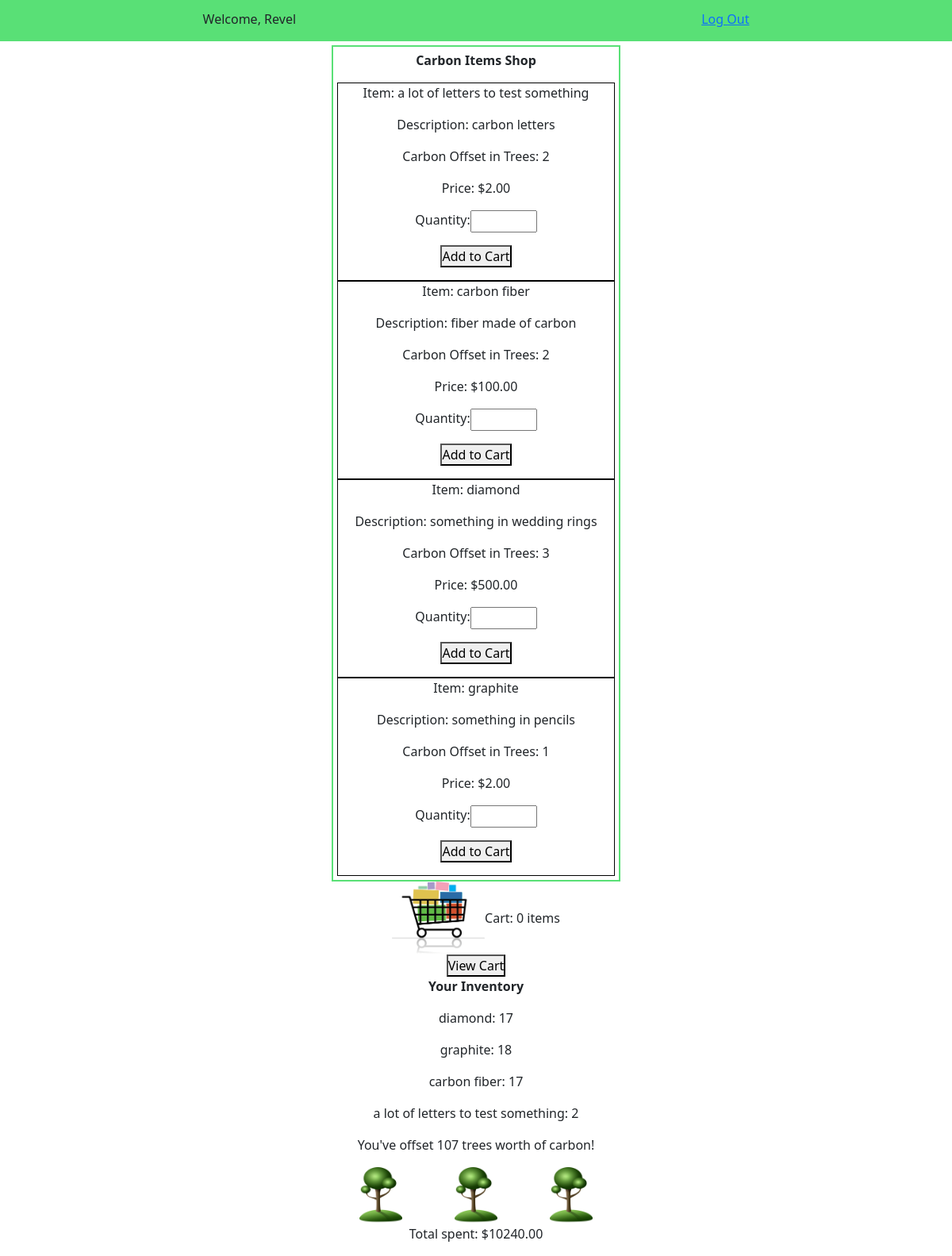
The app's page /marketplace/ (signed in), older data.
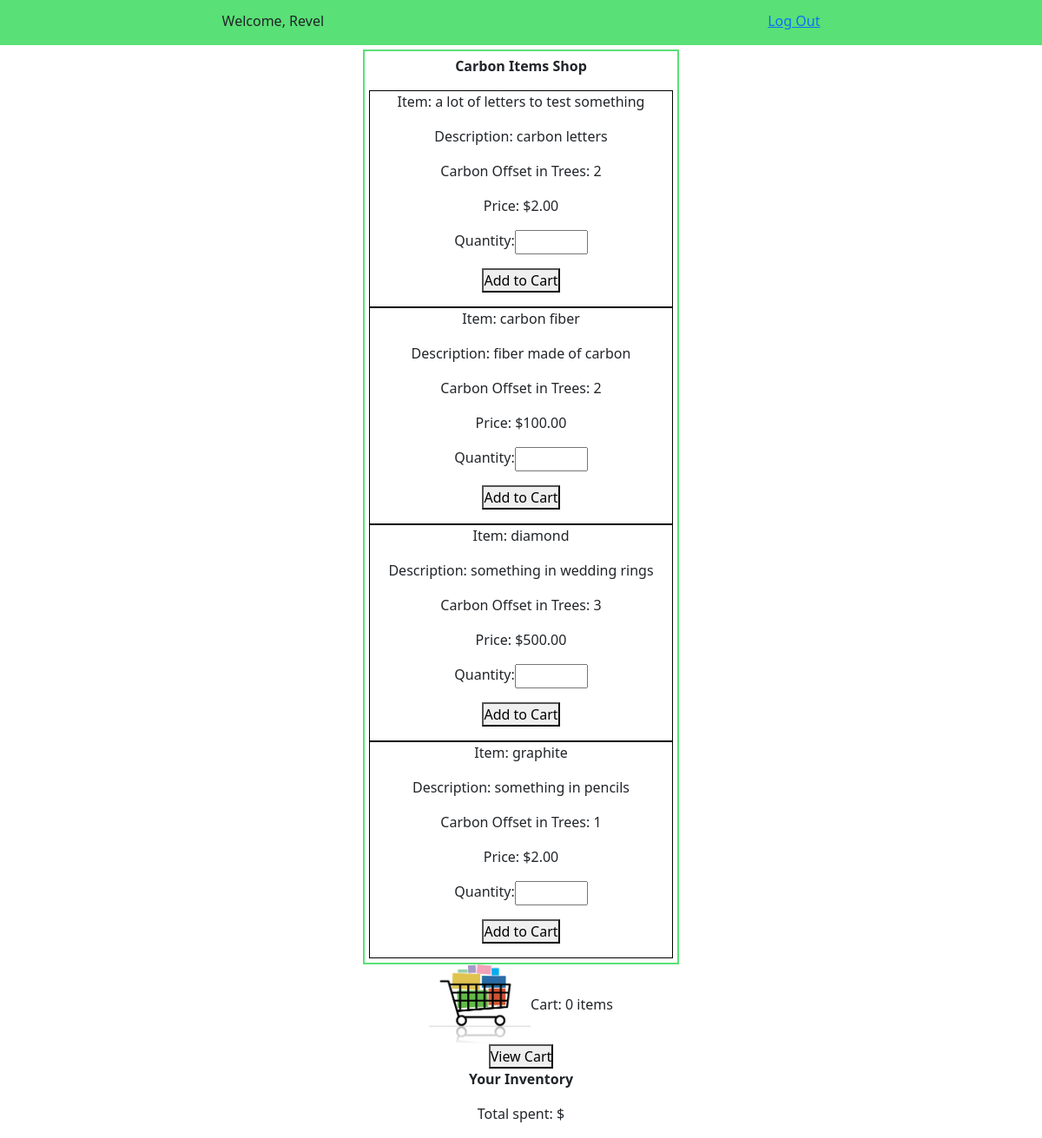
The same page, newer data.
### login_app/models.py (models this page shows, shortened)
class User(models.Model):
    first_name = models.CharField(max_length=255)
    last_name = models.CharField(max_length=255)
    email = models.EmailField(max_length=254)
    password = models.CharField(max_length=255)
    created_at = models.DateTimeField(auto_now_add=True)
    updated_at = models.DateTimeField(auto_now=True)
    objects = UserManager()

### marketplace/models.py (models this page shows, shortened)
class Item(models.Model):
    name = models.CharField(max_length=100)
    description = models.TextField()
    carbon_offset_in_trees = models.IntegerField()
    cost = models.DecimalField(max_digits=5, decimal_places=2)
    purchases = models.ManyToManyField('login_app.User', through="User_Item_Count")
    carts = models.ManyToManyField(Cart, through="Cart_Item_Count")
    created_at = models.DateTimeField(auto_now_add=True)
    updated_at = models.DateTimeField(auto_now=True)
    objects = ItemManager()

class User_Item_Count(models.Model):
    user = models.ForeignKey('login_app.User', on_delete=models.CASCADE)
    item = models.ForeignKey(Item, on_delete=models.CASCADE)
    orders = models.IntegerField()
    created_at = models.DateTimeField(auto_now_add=True)
    updated_at = models.DateTimeField(auto_now=True)

### login_app/views.py (the view, shortened to what this page needs)
# urls.py: path('', include('marketplace.urls')),
def marketplace(request):
    if 'user_id' in request.session:
        shop_items = apps.get_model('marketplace.Item').objects.all()
        if shop_items:
            cart_items = apps.get_model('marketplace.Cart_Item_Count').objects.filter(
                cart=apps.get_model('marketplace.Cart').objects.get(user=User.objects.get(id=request.session['user_id']))
            )
            if cart_items:
                total_quantity = 0
                for item in cart_items:
                    total_quantity += item.quantity
                user_items = apps.get_model('marketplace.User_Item_Count').objects.filter(user=User.objects.get(id=request.session['user_id']))
                if user_items:
                    total_carbon_offset = 0
                    total_cost = 0
                    for item in user_items:
                        total_carbon_offset += item.item.carbon_offset_in_trees * item.orders
                        total_cost += item.item.cost * item.orders
                    context = {
                        'items': reversed(shop_items),
                        'total_quantity': total_quantity,
                        'user': User.objects.get(id=request.session['user_id']),
                        'user_items': user_items,
                        'total_carbon_offset': total_carbon_offset,
                        'total_cost': total_cost
                    }
                    return render(request, 'marketplace.html', context)
                else:
                    context = {
                        'items': reversed(shop_items),
                        'total_quantity': total_quantity,
                        'user': User.objects.get(id=request.session['user_id']),
                    }
                    return render(request, 'marketplace.html', context)
            else:
                total_quantity = 0
                user_items = apps.get_model('marketplace.User_Item_Count').objects.filter(user=User.objects.get(id=request.session['user_id']))
                if user_items:
                    total_carbon_offset = 0
                    total_cost = 0
                    for item in user_items:
                        total_carbon_offset += item.item.carbon_offset_in_trees * item.orders
                        total_cost += item.item.cost * item.orders
                    context = {
                        'items': reversed(shop_items),
                        'total_quantity': total_quantity,
                        'user': User.objects.get(id=request.session['user_id']),
                        'user_items': user_items,
                        'total_carbon_offset': total_carbon_offset,
                        'total_cost': total_cost
                    }
                    return render(request, 'marketplace.html', context)
                else:
                    context = {
                        'items': reversed(shop_items),
                        'total_quantity': total_quantity,
                        'user': User.objects.get(id=request.session['user_id']),
                    }
                    return render(request, 'marketplace.html', context)
    else:
        return redirect('index')

### marketplace/templates/marketplace.html (shortened to what this page needs)
<!DOCTYPE html>
<html>
	<head>
        {% load static %}
        <link rel="stylesheet" href="https://cdn.jsdelivr.net/npm/bootstrap@5.1.1/dist/css/bootstrap.css">
        <link rel="stylesheet" href="{% static 'style.css' %}">
    </head>
    <body>
        <div id="wrapper">
            <div id="topdiv">
                <p>Welcome, {{user.first_name}}</p>
                <a href="logout/">Log Out</a>
            </div>
            <div id="catalog">
                <p class="bold">Carbon Items Shop</p>
                {% for item in items %}
                    <div class="catalog_item">
                        <p>Item: {{item.name}}</p>
                        <p>Description: {{item.description}}</p>
                        <p>Carbon Offset in Trees: {{item.carbon_offset_in_trees}}</p>
                        <p>Price: ${{item.cost}}</p>
                        <div class="form">
                            <form action="add-to-cart/{{item.id}}/{{user.id}}/" method="post">
                                <p>
                                    <label>
                                        Quantity:
                                        <input name="purchase_quantity" type="number" min="1" max="10" step="1" required>
                                    </label>
                                </p>
                                <p><button type="submit">Add to Cart</button></p>
                            </form>
                        </div>
                    </div>
                {% endfor %}
            </div>
            <div id="cart">
                <div id="cart_counter">
                    <img src="{% static 'cart.png' %}">
                    Cart: {{total_quantity}} items
                </div>
                <form action="view-cart/{{user.id}}/" method="get">
                    <button type="submit">View Cart</button>
                </form>
            </div>
            <div class="orders">
                <p class="bold">Your Inventory</p>
                {% for item in user_items %}
                    <p>{{item.item.name}}: {{item.orders}}</p>
                {% endfor %}
                {% if total_carbon_offset > 0 %}
                    <p>You've offset {{total_carbon_offset}} trees worth of carbon!</p>
                    <div id="tree_imgs">
                        <img src="{% static 'tree.png' %}">
                        {% if total_carbon_offset > 10 %}
                            <img src="{% static 'tree.png' %}">
                        {% endif %}
                        {% if total_carbon_offset > 20 %}
                            <img src="{% static 'tree.png' %}">
                        {% endif %}
                    </div>
                {% endif %}
                <p>Total spent: ${{total_cost}}</p>
            </div>
        </div>
    </body>
</html>

### login_app/static/style.css (style rules this page uses)
* { margin: 0%; padding: 0%; box-sizing: border-box; }
#wrapper { display: flex; flex-flow: column; justify-content: space-around; align-items: center; }
.form { display: flex; flex-flow: column; align-items: center; text-align: center; }
label { width: 100%; display: flex; justify-content: space-between; }
#topdiv { display: flex; flex-flow: row; justify-content: space-around; width: 100%; padding-top: 1%; background-color: rgb(89, 224, 118); }
#catalog { text-align: center; border: 2px solid rgb(89, 224, 118); padding: 5px; margin-top: 5px; }
.bold { font-weight: bold; }
.catalog_item { border: 1px solid black; width: 350px; text-align: center; }
img { width: 15%; }
.orders { display: flex; align-items: center; justify-content: space-around; flex-flow: column; width: 30%; }
#cart { display: flex; align-items: center; flex-flow: column; width: 100%; }
#cart_counter { width: 65%; display: flex; justify-content: center; align-items: center; }

Row changes from the older to the newer data that the page shows:
removed User_Item_Count: item.name "diamond", orders "17"
removed User_Item_Count: item.name "graphite", orders "18"
removed User_Item_Count: item.name "carbon fiber", orders "17"
removed User_Item_Count: item.name "a lot of letters to test something", orders "2"
Text that changed along with them:
{{ total_carbon_offset }}: "107" → (not shown)
{{ total_cost }}: "10240.00" → (not shown)
text no longer shown: "You've offset trees worth of carbon!"
